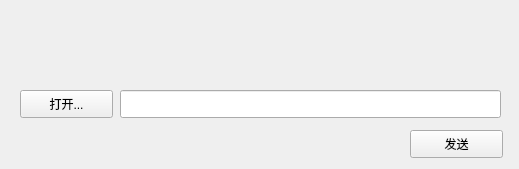
<?xml version="1.0" encoding="UTF-8"?>
<ui version="4.0">
 <class>SendFile</class>
 <widget class="QWidget" name="SendFile">
  <property name="geometry">
   <rect>
    <x>0</x>
    <y>0</y>
    <width>519</width>
    <height>169</height>
   </rect>
  </property>
  <property name="sizePolicy">
   <sizepolicy hsizetype="Fixed" vsizetype="Fixed">
    <horstretch>0</horstretch>
    <verstretch>0</verstretch>
   </sizepolicy>
  </property>
  <property name="minimumSize">
   <size>
    <width>519</width>
    <height>169</height>
   </size>
  </property>
  <property name="maximumSize">
   <size>
    <width>519</width>
    <height>619</height>
   </size>
  </property>
  <property name="windowTitle">
   <string>SendFile</string>
  </property>
  <widget class="QWidget" name="titleWidget" native="true">
   <property name="geometry">
    <rect>
     <x>0</x>
     <y>0</y>
     <width>519</width>
     <height>50</height>
    </rect>
   </property>
   <property name="titleskin" stdset="0">
    <bool>true</bool>
   </property>
  </widget>
  <widget class="QWidget" name="bodyWidget" native="true">
   <property name="geometry">
    <rect>
     <x>0</x>
     <y>50</y>
     <width>519</width>
     <height>119</height>
    </rect>
   </property>
   <property name="bottomskin" stdset="0">
    <bool>true</bool>
   </property>
   <widget class="QPushButton" name="openBtn">
    <property name="geometry">
     <rect>
      <x>20</x>
      <y>40</y>
      <width>93</width>
      <height>28</height>
     </rect>
    </property>
    <property name="text">
     <string>打开...</string>
    </property>
   </widget>
   <widget class="QPushButton" name="sendBtn">
    <property name="geometry">
     <rect>
      <x>410</x>
      <y>80</y>
      <width>93</width>
      <height>28</height>
     </rect>
    </property>
    <property name="text">
     <string>发送</string>
    </property>
   </widget>
   <widget class="QLineEdit" name="lineEdit">
    <property name="geometry">
     <rect>
      <x>120</x>
      <y>40</y>
      <width>381</width>
      <height>28</height>
     </rect>
    </property>
   </widget>
  </widget>
 </widget>
 <layoutdefault spacing="6" margin="11"/>
 <resources/>
 <connections/>
</ui>
